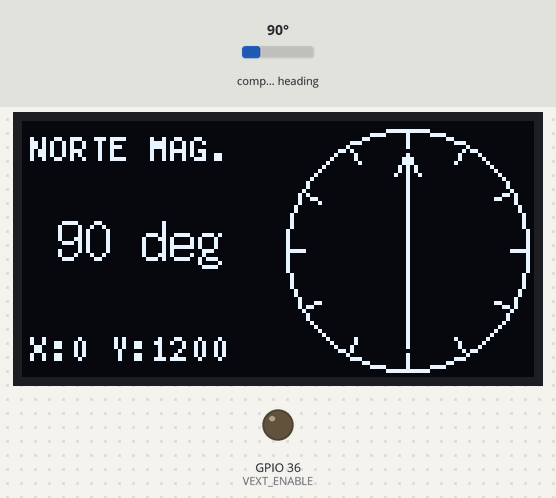
Bench run of a program on a simulated ESP32. On the bench: 128×64 one-colour display, output pins drawn as LEDs (lit = HIGH). The test bench sets the inputs (shaded band); at power-on: compass heading 90°. What the program prints to the serial monitor is not drawn.

Above: at 1.6 s.
1.7 s: compass heading set to 7°
At 2.8 s:
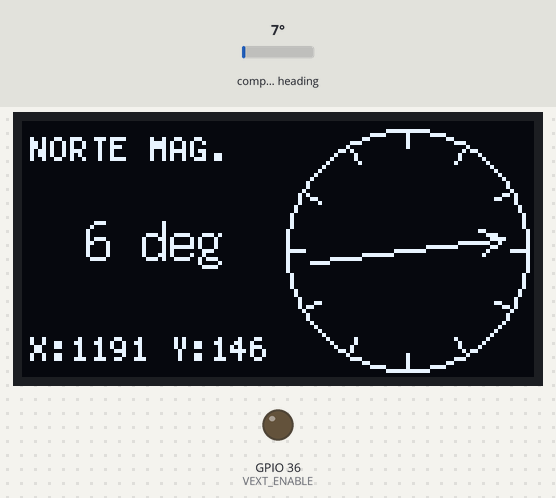
3.2 s: compass heading set to 180°
At 4.1 s:
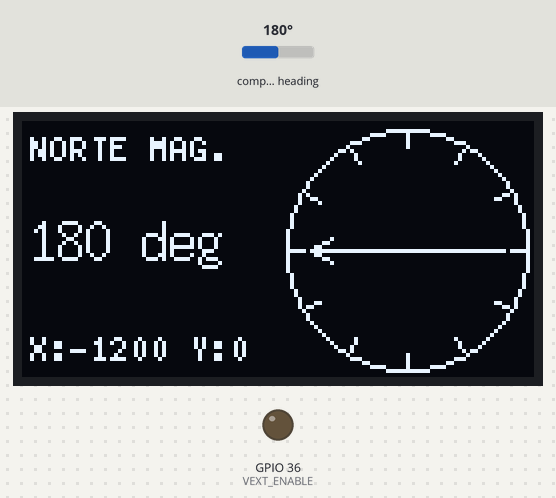
4.7 s: compass heading set to 269°
At 6.1 s:
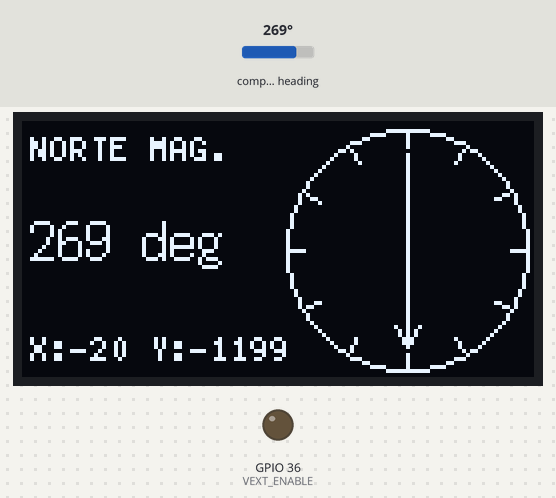
Timing chart, 0 to 7.7 s (numbered marks = the images above; inputs shaded):
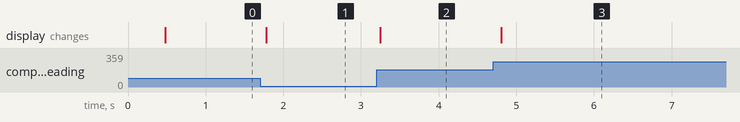

Measured:
- after the input at 1.7 s, the display: changes after 0.08 s (image 1)
- after the input at 3.2 s, the display: changes after 0.05 s (image 2)
- after the input at 4.7 s, the display: changes after 0.11 s (image 3)

The program:

main.cpp
```cpp
#include <Arduino.h>
#include <Wire.h>
#include <U8g2lib.h>
#include <QMC5883LCompass.h>
#include <math.h>

// --- Heltec WiFi LoRa 32 V4 ---
static const int VEXT_ENABLE = 36; // LOW = ON

// I2C real en Heltec V4 (ESP32-S3)
static const int I2C_SDA = 41;
static const int I2C_SCL = 42;

static const int OLED_RST = 21;

// OLED SSD1306 128x64
U8G2_SSD1306_128X64_NONAME_F_HW_I2C u8g2(U8G2_R0, OLED_RST);

// QMC5883L
QMC5883LCompass compass;

// --- Brújula UI ---
const int cx = 96;
const int cy = 32;
const int radio = 30;

void dibujarFlecha(int cx, int cy, float anguloDeg, int longitud);

void setup() {
  Serial.begin(115200);
  delay(300);

  // VEXT ON
  pinMode(VEXT_ENABLE, OUTPUT);
  digitalWrite(VEXT_ENABLE, LOW);
  delay(100);

  // I2C
  Wire.begin(I2C_SDA, I2C_SCL);
  Wire.setClock(400000); // opcional, 400k

  // OLED
  u8g2.begin();
  u8g2.setContrast(255);

  // Compass
  compass.init(); // usa Wire por defecto

  u8g2.clearBuffer();
  u8g2.setFont(u8g2_font_6x12_tr);
  u8g2.drawStr(0, 14, "QMC5883L listo");
  u8g2.drawStr(0, 30, "Giralo en 8 :)");
  u8g2.sendBuffer();

  Serial.println("QMC5883L listo. Mueve el sensor en forma de 8 para calibrar.");
}

void loop() {
  // Leer QMC5883L
  compass.read();
  int x = compass.getX();
  int y = compass.getY();
  int z = compass.getZ();

  // Heading usando atan2(Y, X)
  float heading = atan2((float)y, (float)x);

  // Normalizar 0..2PI
  if (heading < 0) heading += 2.0f * PI;
  if (heading >= 2.0f * PI) heading -= 2.0f * PI;

  float gradosReales = heading * 180.0f / M_PI;

  // --- Dibujo ---
  u8g2.clearBuffer();

  // círculo y marcas cada 30°
  u8g2.drawCircle(cx, cy, radio);
  for (int a = 0; a < 360; a += 30) {
    float rad = a * PI / 180.0f;
    int x1 = cx + (int)((radio - 4) * cos(rad));
    int y1 = cy + (int)((radio - 4) * sin(rad));
    int x2 = cx + (int)((radio - 1) * cos(rad));
    int y2 = cy + (int)((radio - 1) * sin(rad));
    u8g2.drawLine(x1, y1, x2, y2);
  }

  // Flecha: norte fijo en pantalla
  dibujarFlecha(cx, cy, 360.0f - gradosReales, radio - 6);

  // Texto
  u8g2.setFont(u8g2_font_5x7_tr);
  u8g2.drawStr(2, 10, "NORTE MAG.");

  char buf1[24];
  snprintf(buf1, sizeof(buf1), "%3d deg", (int)gradosReales);

  u8g2.setFont(u8g2_font_7x14_tf);
  u8g2.drawStr(2, 35, buf1);

  // opcional: imprimir valores crudos
  u8g2.setFont(u8g2_font_5x7_tr);
  char buf2[24];
  snprintf(buf2, sizeof(buf2), "X:%d Y:%d", x, y);
  u8g2.drawStr(2, 60, buf2);

  u8g2.sendBuffer();

  delay(60);
}

void dibujarFlecha(int cx, int cy, float anguloDeg, int longitud) {
  float rad = anguloDeg * PI / 180.0f;

  int x_punta = cx + (int)round(longitud * cos(rad));
  int y_punta = cy + (int)round(longitud * sin(rad));
  int x_cola  = cx - (int)round(longitud * cos(rad));
  int y_cola  = cy - (int)round(longitud * sin(rad));

  u8g2.drawLine(x_cola, y_cola, x_punta, y_punta);

  int tam = 6;
  float angIzq = (anguloDeg + 150.0f) * PI / 180.0f;
  float angDer = (anguloDeg - 150.0f) * PI / 180.0f;

  u8g2.drawLine(x_punta, y_punta,
                x_punta + (int)round(tam * cos(angIzq)),
                y_punta + (int)round(tam * sin(angIzq)));

  u8g2.drawLine(x_punta, y_punta,
                x_punta + (int)round(tam * cos(angDer)),
                y_punta + (int)round(tam * sin(angDer)));

  u8g2.drawPixel(cx, cy);
}
```
